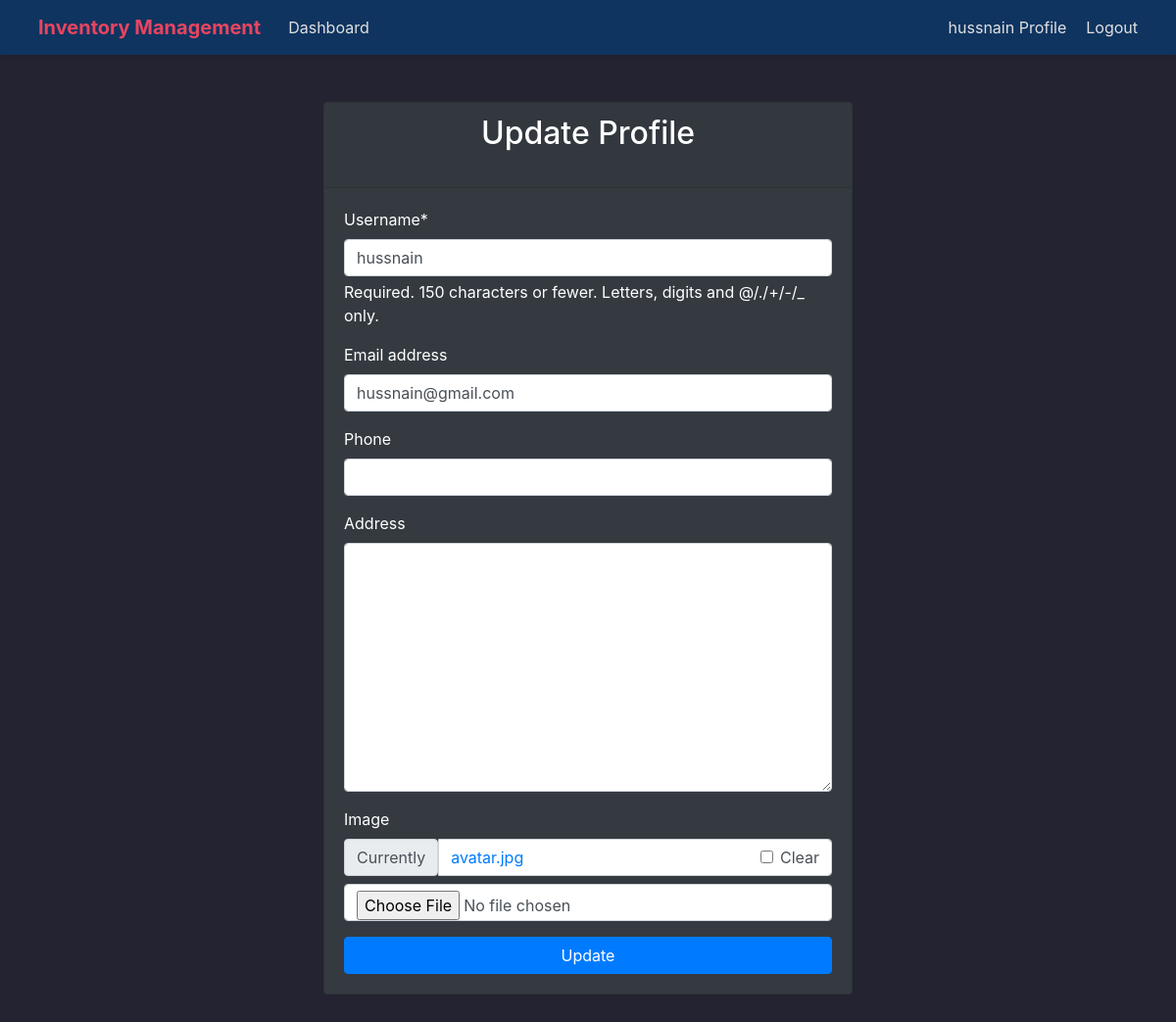
Before: /user/profile_update/ (signed in) with the older database file.
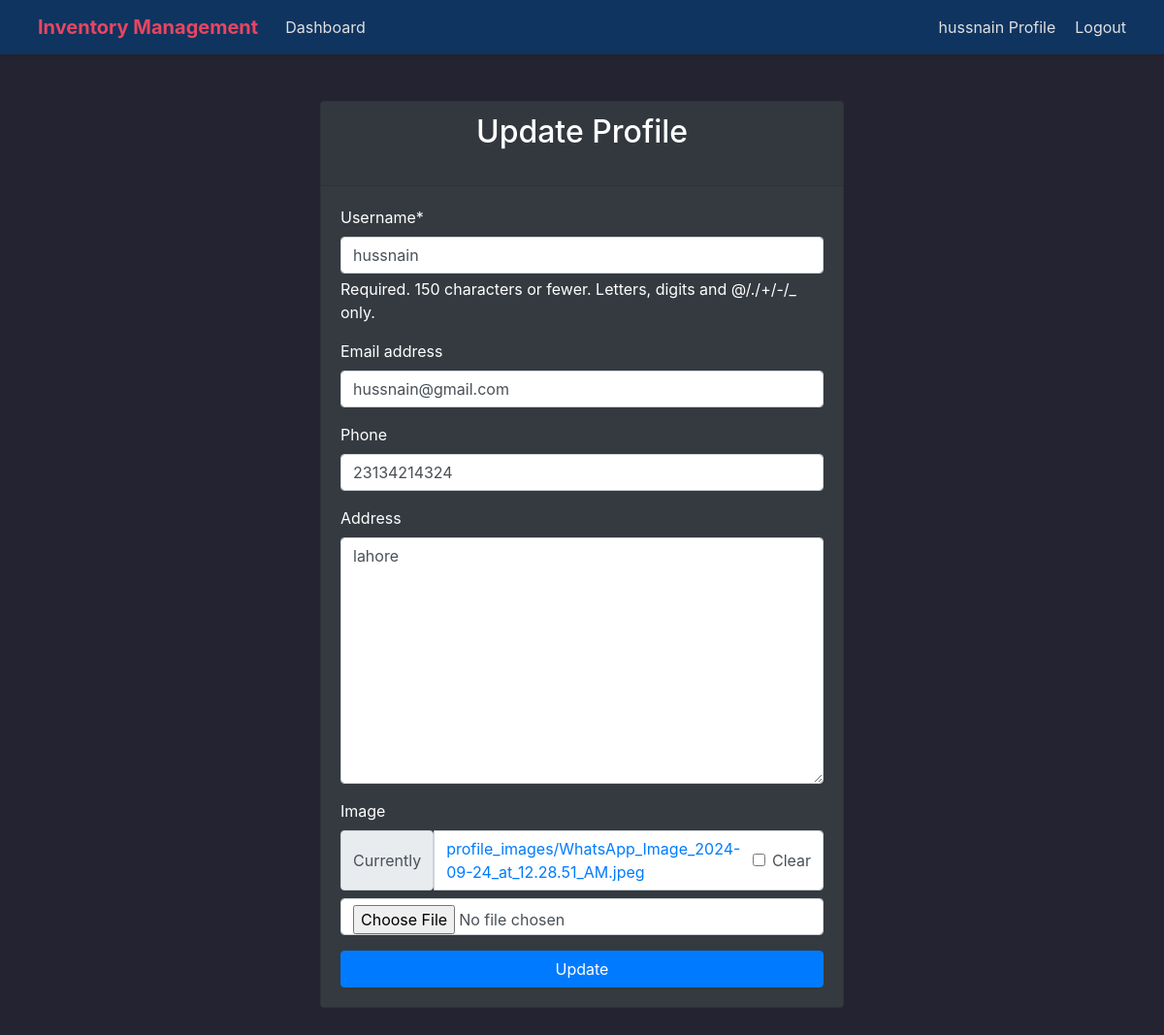
After: the same page with the newer database file.
### user/models.py (models this page shows, shortened)
class Profile(models.Model):
    user = models.OneToOneField(User, on_delete=models.CASCADE)
    phone = models.CharField(max_length=20, blank=True)
    address = models.CharField(max_length=250, blank=True)
    image = models.ImageField(default='avatar.jpg', upload_to='profile_images')

### user/views.py (the view)
# urls.py: path('profile_update/', views.profile_update, name='profile_update'),
@login_required
def profile_update(request):
    try:
        user_profile = request.user.profile
    except Profile.DoesNotExist:
        user_profile = Profile.objects.create(user=request.user)
    if request.method == 'POST':
        form = UpdateUserForm(request.POST, request.FILES, instance=request.user)
        if form.is_valid():
            form.save()
            return redirect('profile')  # Redirect to profile page after successful update
    else:
        form = UpdateUserForm(instance=request.user)
    return render(request, 'user/profile_update.html', {'form': form})

### user/forms.py (shortened to what this page needs)
class UpdateUserForm(forms.ModelForm):
    phone = forms.CharField(max_length=15, required=False)
    address = forms.CharField(widget=forms.Textarea, required=False)
    image = forms.ImageField(required=False)
    class Meta:
        model = User
        fields = ['username', 'email', 'phone', 'address', 'image']
    def __init__(self, *args, **kwargs):
        super().__init__(*args, **kwargs)
        if self.instance:
            try:
                user_profile = self.instance.profile
                self.fields['phone'].initial = user_profile.phone
                self.fields['address'].initial = user_profile.address
                self.fields['image'].initial = user_profile.image
            except Profile.DoesNotExist:
                pass

### templates/user/profile_update.html (shortened to what this page needs)
{% extends 'partials/base.html' %}
{% load crispy_forms_tags %}
{% block content %}
<div class="container mt-5 mb-5">
    <div class="row justify-content-center align-items-center h-100">
        <div class="col-md-6">
            <div class="card bg-dark text-white">
                <div class="card-header">
                    <h2 class="text-center mb-4">Update Profile</h2>
                </div>
                <div class="card-body">
                    <form method="POST" enctype="multipart/form-data" class="needs-validation" novalidate>
                        {{ form|crispy }}
                        <button type="submit" class="btn btn-primary btn-block">Update</button>
                    </form>
                </div>
            </div>
        </div>
    </div>
</div>
{% endblock %}

Changed rows visible on the page:
now on this page (row edited): Profile: phone "23134214324", address "lahore"
Other visible differences:
text no longer shown: "Username * Required. 150 characters or fewer. Letters, digits and @/./+/-/_ only. Email address Phone Address Image Currently avatar.jpg Clear"
text now shown: "Username * Required. 150 characters or fewer. Letters, digits and @/./+/-/_ only. Email address Phone Address Image Currently profile_images/WhatsApp_Image_2024-09-24_at_12.28.51_AM.jpeg Clear"
